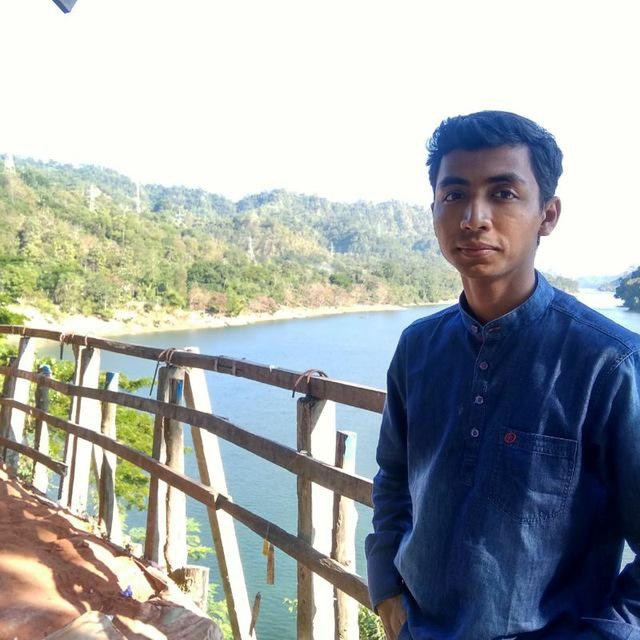
#> input picture photo_2019-09-17_22-09-09.jpg, 640 x 640 px
$ python basics.py
#> lines starting #> are read from the running program, lines starting #| are printed output that depends on the picture; after the words box and inside, x2 and y2 are one past the last pixel; in counts of white or black regions, pixels touching at a corner belong together
import cv2


def main():
    # Create a cascade classifier
    face_cascade = cv2.CascadeClassifier("haarcascade_frontalface_default.xml")

    # Read Image as it is.
    img = cv2.imread("photo_2019-09-17_22-09-09.jpg")
#> img is the input picture: shape (640, 640, 3); mean B, G, R 168.9, 168.5, 163.1

    # Convert Image to Grayscale
    gray_img = cv2.cvtColor(img, cv2.COLOR_BGR2GRAY)
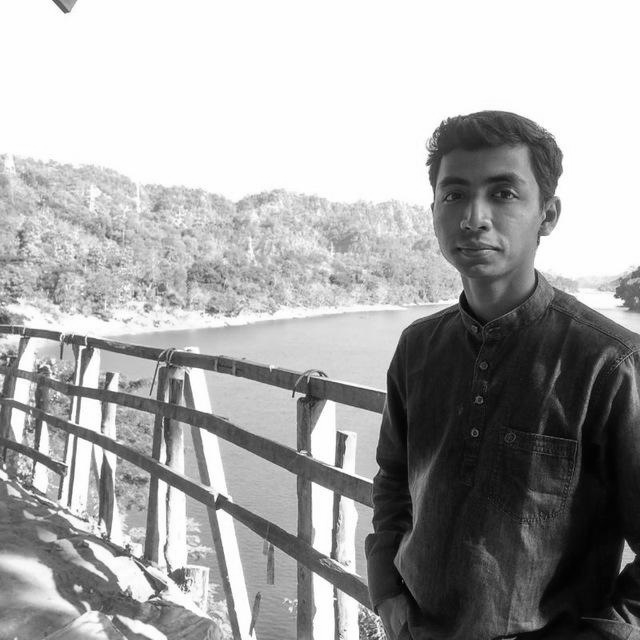
#> gray_img: shape (640, 640); min 2, max 255, mean 166.9

    # Search the co-ordinates of the image.
    faces = face_cascade.detectMultiScale(gray_img, scaleFactor=1.05, minNeighbors=5)
#> faces = [[473, 553, 34, 34], [415, 143, 133, 133]]
    for x, y, w, h in faces:
        img = cv2.rectangle(img, (x, y), (x + w, y + h), (0, 255, 0), 3)
#> this loop made 2 passes
#> pass 1, in main, `img = cv2.rectangle(img, (x, y), (x + w, y + h), (0, 255, 0), 3)`:
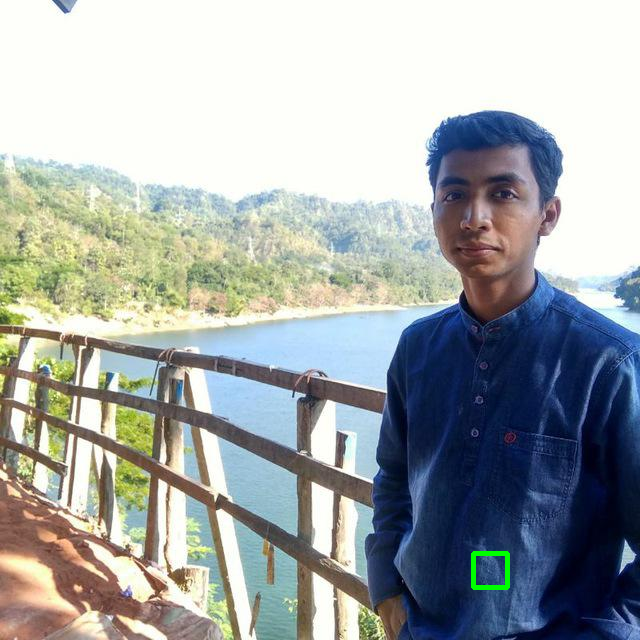
#> img: shape (640, 640, 3); 0.16% of pixels changed, all inside (x1, y1, x2, y2) = (471, 551, 510, 590)
#> pass 2, in main, `img = cv2.rectangle(img, (x, y), (x + w, y + h), (0, 255, 0), 3)`:
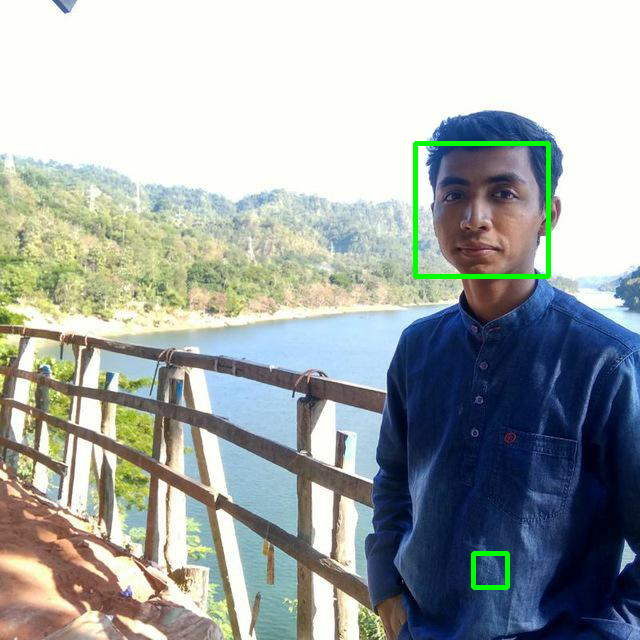
#> img: shape (640, 640, 3); 0.65% of pixels changed, all inside (x1, y1, x2, y2) = (413, 141, 551, 279)

    # img2 = cv2.imread("photo_2019-09-17_22-09-09.jpg", 0)
    # cv2.imshow("Image 1", img)
    resized_img = cv2.resize(img, (img.shape[1] // 2, img.shape[0] // 2))
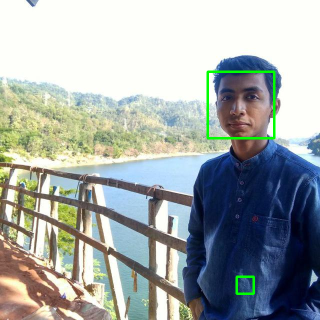
#> resized_img: shape (320, 320, 3); mean B, G, R 167.8, 169.6, 162.3
    cv2.imshow("Face Detection", resized_img)

    # cv2.imshow("Image Resized", resized_img)
    cv2.waitKey()
    cv2.destroyAllWindows()

    # print(img.shape)
    # print(img2)


if __name__ == '__main__':
    main()
